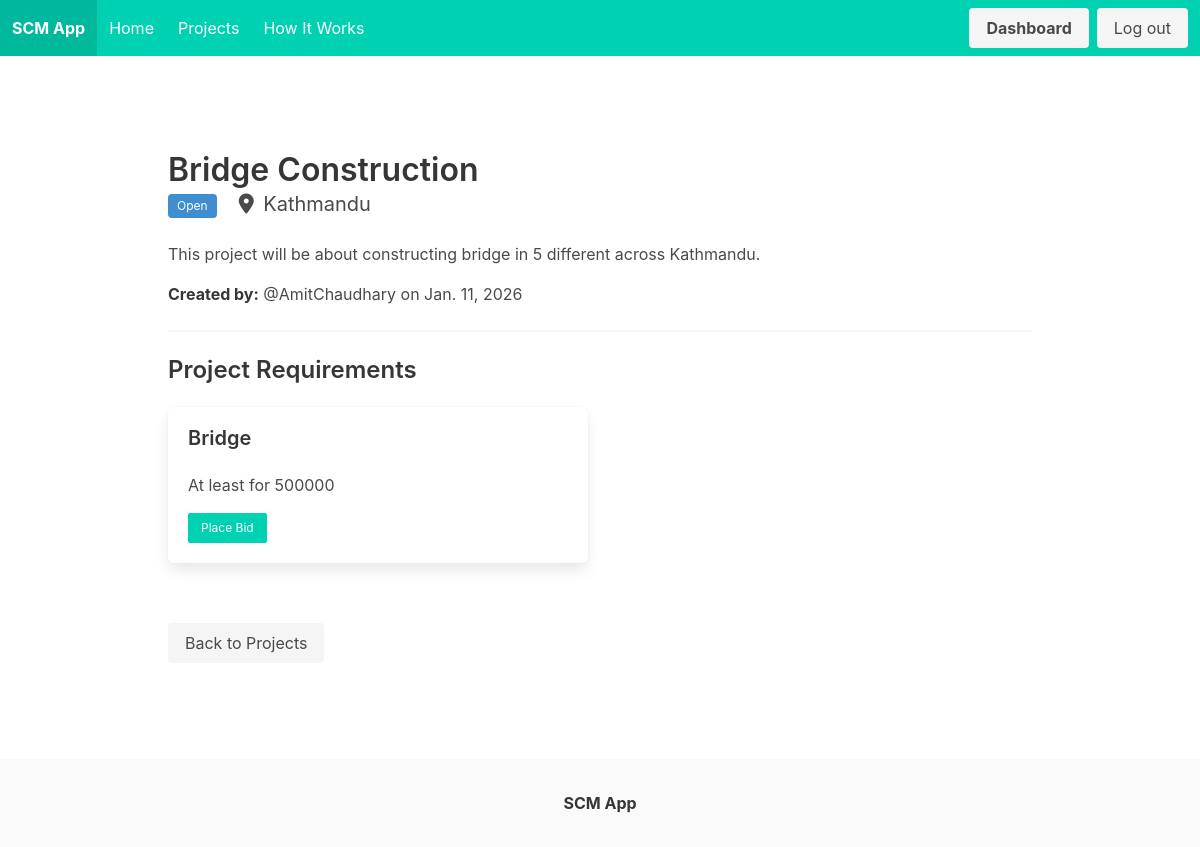
The page /projects/3/ (signed in) on the database its author committed.
### core/models.py (models this page shows, shortened)
class Project(models.Model):
    STATUS_CHOICES = (
        ('open', 'Open'),
        ('in_progress', 'In Progress'),
        ('closed', 'Closed'),
    )
    title = models.CharField(max_length=200)
    description = models.TextField()
    location = models.CharField(max_length=200)
    created_by = models.ForeignKey(User, on_delete=models.CASCADE, related_name='created_projects')
    assigned_company = models.ForeignKey(User, on_delete=models.SET_NULL, null=True, blank=True, related_name='assigned_projects', limit_choices_to={'role': 'company'})
    status = models.CharField(max_length=20, choices=STATUS_CHOICES, default='open')
    created_at = models.DateTimeField(auto_now_add=True)
    updated_at = models.DateTimeField(auto_now=True)

class User(AbstractUser):
    ROLE_CHOICES = (
        ('council', 'Local Council'),
        ('company', 'Management Company'),
        ('contractor', 'Contractor'),
    )
    role = models.CharField(max_length=20, choices=ROLE_CHOICES, default='council')
    def is_contractor(self):
        return self.role == 'contractor'

class ProjectRequirement(models.Model):
    project = models.ForeignKey(Project, on_delete=models.CASCADE, related_name='requirements')
    name = models.CharField(max_length=100) # e.g. Excavation, Traffic Management
    description = models.TextField()

### core/views.py (the view)
# urls.py: path('projects/<int:pk>/', views.project_detail, name='project_detail'),
def project_detail(request, pk):
    project = Project.objects.get(pk=pk)
    return render(request, 'project_detail.html', {'project': project})

### templates/project_detail.html (shortened to what this page needs)
{% extends 'base.html' %}
{% block content %}
<section class="section">
    <div class="container">
        <h1 class="title">{{ project.title }}</h1>
        <h2 class="subtitle">
            <span class="tag is-info">{{ project.get_status_display }}</span>
            <span class="icon-text ml-3">
                <span class="icon"><i class="fas fa-map-marker-alt"></i></span>
                <span>{{ project.location }}</span>
            </span>
        </h2>
        <div class="content">
            <p>{{ project.description }}</p>
            <p><strong>Created by:</strong> {{ project.created_by.username }} on {{ project.created_at|date }}</p>
        </div>
        <hr>
        <h3 class="title is-4">Project Requirements</h3>
        <div class="columns is-multiline">
            {% for req in project.requirements.all %}
            <div class="column is-half">
                <div class="box">
                    <h4 class="title is-5">{{ req.name }}</h4>
                    <p>{{ req.description }}</p>
                    {% if user.is_contractor %}
                    <div class="mt-4">
                        <a href="{% url 'place_bid' req.id %}" class="button is-primary is-small">Place Bid</a>
                    </div>
                    {% endif %}
                </div>
            </div>
            {% empty %}
            <div class="column">
                <p>No specific requirements listed.</p>
            </div>
            {% endfor %}
        </div>
        <div class="mt-6">
            <a href="{% url 'home' %}" class="button is-light">Back to Projects</a>
        </div>
    </div>
</section>
{% endblock %}

### templates/base.html (style rules this page uses)
body { display: flex; min-height: 100vh; flex-direction: column; }
.section { flex: 1; }

### rows shown on the page
Project: title "Bridge Construction", status "Open", location "Kathmandu", description "This project will be about constructing bridge in 5 different across Kathmandu.", created_by.username "@AmitChaudhary", created_at "Jan. 11, 2026"
ProjectRequirement: name "Bridge", description "At least for 500000"
